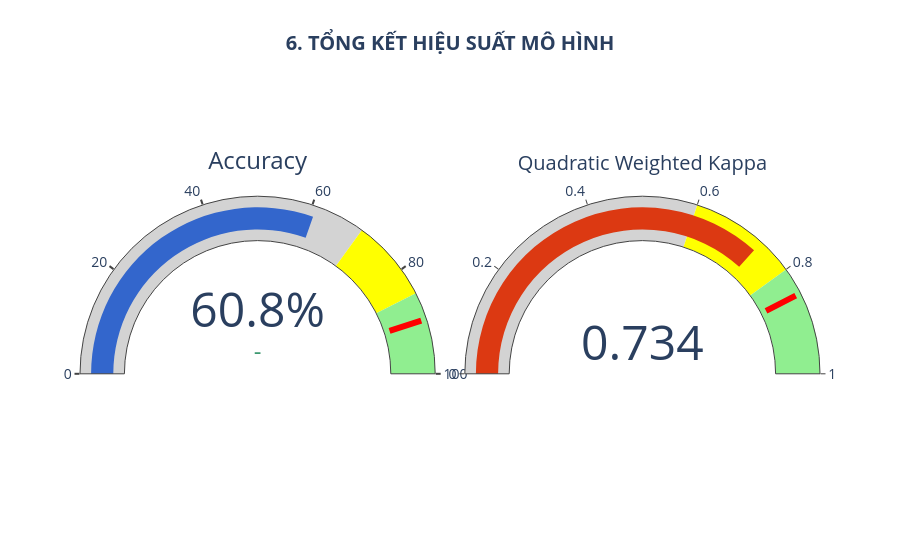

Write notebook code for a chart like this one.
### Markdown cell above
# 4. Tổng kết 2 đồng hồ đo hiệu suất

### Code cell
fig6 = go.Figure()

fig6.add_trace(go.Indicator(
    mode="gauge+number+delta",
    value=acc * 100,
    number={'suffix': "%", 'font': {'size': 48}},
    
    title={'text': "Accuracy", 'font': {'size': 24}},
    domain={'x': [0, 0.48], 'y': [0, 1]},
    gauge={'axis': {'range': [0, 100], 'tickwidth': 2},
           'bar': {'color': "#3366CC"},
           'steps': [{'range': [0, 70], 'color': "lightgray"},
                     {'range': [70, 85], 'color': "yellow"},
                     {'range': [85, 100], 'color': "lightgreen"}],
           'threshold': {'line': {'color': "red", 'width': 6}, 'thickness': 0.75, 'value': 90}}))

fig6.add_trace(go.Indicator(
    mode="gauge+number",
    value=kappa,
    number={'font': {'size': 48}},
    title={'text': "Quadratic Weighted Kappa", 'font': {'size': 20}},
    domain={'x': [0.52, 1], 'y': [0, 1]},
    gauge={'axis': {'range': [0, 1]},
           'bar': {'color': "#DC3912"},
           'steps': [{'range': [0, 0.6], 'color': "lightgray"},
                     {'range': [0.6, 0.8], 'color': "yellow"},
                     {'range': [0.8, 1], 'color': "lightgreen"}],
           'threshold': {'line': {'color': "red", 'width': 6}, 'thickness': 0.75, 'value': 0.85}}))

fig6.update_layout(title="<b>6. TỔNG KẾT HIỆU SUẤT MÔ HÌNH</b>",
                   title_x=0.5, height=550,
                   font=dict(size=14))
fig6.show()

print(f"Accuracy: {acc*100:.3f}%  |  Quadratic Weighted Kappa: {kappa:.4f}")

### Figure 1 — Plotly figure (JSON) as saved in the notebook; plotly's stock layout.template omitted (floating-point values rounded to 4 significant figures)
{"data": [{"domain": {"x": [0, 0.48], "y": [0, 1]}, "gauge": {"axis": {"range": [0, 100], "tickwidth": 2}, "bar": {"color": "#3366CC"}, "steps": [{"color": "lightgray", "range": [0, 70]}, {"color": "yellow", "range": [70, 85]}, {"color": "lightgreen", "range": [85, 100]}], "threshold": {"line": {"color": "red", "width": 6}, "thickness": 0.75, "value": 90}}, "mode": "gauge+number+delta", "number": {"font": {"size": 48}, "suffix": "%"}, "title": {"font": {"size": 24}, "text": "Accuracy"}, "type": "indicator", "value": 60.8}, {"domain": {"x": [0.52, 1], "y": [0, 1]}, "gauge": {"axis": {"range": [0, 1]}, "bar": {"color": "#DC3912"}, "steps": [{"color": "lightgray", "range": [0, 0.6]}, {"color": "yellow", "range": [0.6, 0.8]}, {"color": "lightgreen", "range": [0.8, 1]}], "threshold": {"line": {"color": "red", "width": 6}, "thickness": 0.75, "value": 0.85}}, "mode": "gauge+number", "number": {"font": {"size": 48}}, "title": {"font": {"size": 20}, "text": "Quadratic Weighted Kappa"}, "type": "indicator", "value": 0.7339}], "layout": {"font": {"size": 14}, "height": 550, "title": {"text": "<b>6. TỔNG KẾT HIỆU SUẤT MÔ HÌNH</b>", "x": 0.5}}}
